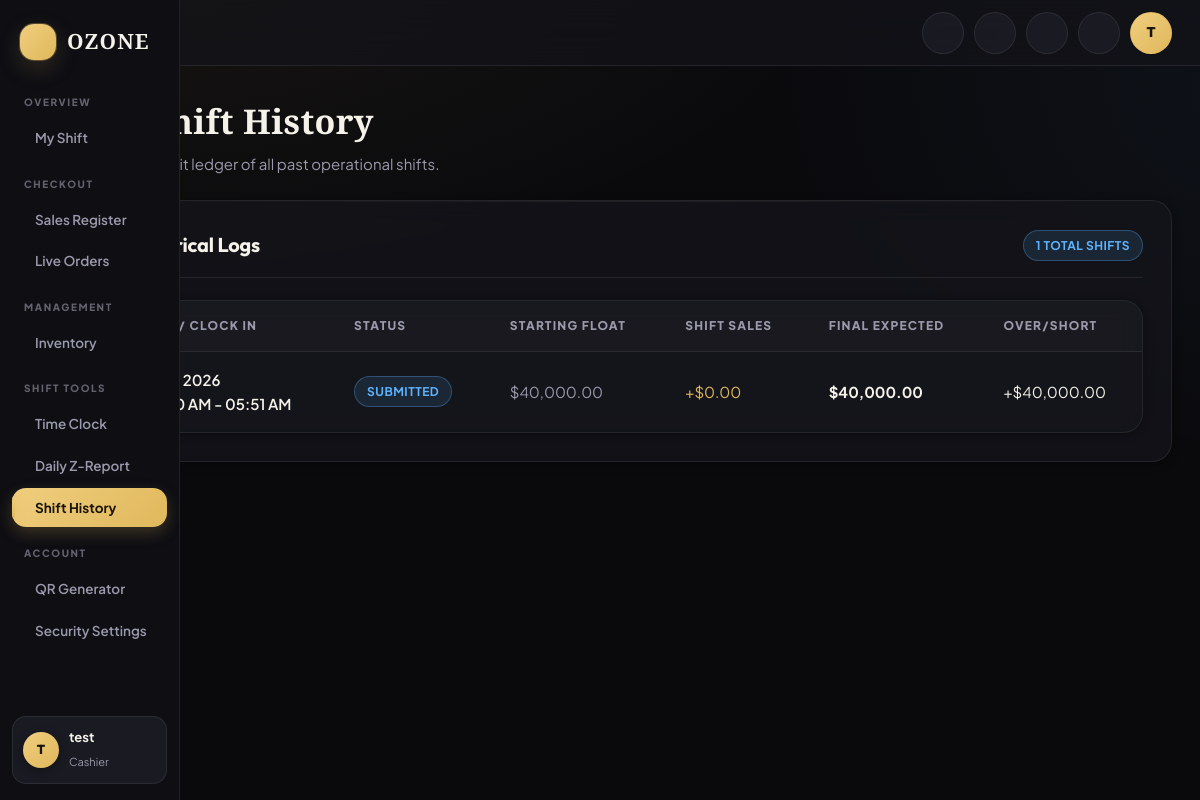
The page /cashier/history.php (signed in) on the database its author committed.
### tables this page shows
CREATE TABLE `shifts` (
  `id` int(11) NOT NULL,
  `cashier_id` int(11) NOT NULL,
  `starting_cash` decimal(10,2) NOT NULL,
  `ending_cash` decimal(10,2) DEFAULT NULL,
  `clock_in` datetime NOT NULL DEFAULT current_timestamp(),
  `clock_out` datetime DEFAULT NULL,
  `status` enum('active','closed') NOT NULL DEFAULT 'active',
  `submitted_at` datetime DEFAULT NULL
);

### cashier/history.php (the view, shortened to what this page needs)
<?php
require_once '../config/db.php';
$cashier_id = $_SESSION['user_id'];
$stmt = $pdo->prepare("
    SELECT s.*,
    (SELECT SUM(total) FROM sales WHERE cashier_id = s.cashier_id AND created_at >= s.clock_in AND created_at <= IFNULL(s.clock_out, NOW())) as shift_sales
    FROM shifts s
    WHERE s.cashier_id = :id
    ORDER BY s.clock_in DESC
");
$stmt->execute(['id' => $cashier_id]);
$shifts = $stmt->fetchAll(PDO::FETCH_ASSOC);
?>
<?php
require '../includes/staff_header.php';
?>
        <h1 class="kami-page-title">My Shift History</h1>
        <p class="kami-page-sub">Personal audit ledger of all past operational shifts.</p>
        <div class="card glass animate-fade-in responsive-table-wrapper">
            <div class="card-header borderless-header">
                <h3><i class="ph-bold ph-clock-counter-clockwise"></i> Historical Logs</h3>
                <div class="badge badge-info"><?= count($shifts) ?> Total Shifts</div>
            </div>
            <div class="data-table-container">
                <table class="data-table responsive-table">
                    <thead>
                        <tr>
                            <th>Date / Clock In</th>
                            <th>Status</th>
                            <th>Starting Float</th>
                            <th>Shift Sales</th>
                            <th>Final Expected</th>
                            <th>Over/Short</th>
                        </tr>
                    </thead>
                    <tbody>
                        <?php if (empty($shifts)): ?>
                            <tr><td colspan="6" class="empty-state">No shifts found in your history.</td></tr>
                        <?php else: ?>
                            <?php foreach ($shifts as $s):
                                $sales = (float)($s['shift_sales'] ?? 0);
                                $expected = (float)$s['starting_cash'] + $sales;
                                $discrepancy = ($s['status'] === 'closed') ? ((float)$s['ending_cash'] - $expected) : 0;
                            ?>
                                <tr class="hover-scale">
                                    <td class="fw-600">
                                        <?= date('M j, Y', strtotime($s['clock_in'])) ?><br>
                                        <span class="time-muted"><?= date('h:i A', strtotime($s['clock_in'])) ?> - <?= $s['clock_out'] ? date('h:i A', strtotime($s['clock_out'])) : 'Active' ?></span>
                                    </td>
                                    <td>
                                        <?php if ($s['status'] === 'active'): ?>
                                            <span class="badge badge-success">Active Now</span>
                                        <?php elseif ($s['submitted_at']): ?>
                                            <span class="badge badge-info">Submitted</span>
                                        <?php else: ?>
                                            <span class="badge badge-danger">Closed (Unsubmitted)</span>
                                        <?php endif; ?>
                                    </td>
                                    <td class="text-muted">$<?= number_format((float)$s['starting_cash'], 2) ?></td>
                                    <td class="text-accent">+$<?= number_format($sales, 2) ?></td>
                                    <td class="fw-700">$<?= number_format($expected, 2) ?></td>
                                    <td>
                                        <?php if ($s['status'] === 'active'): ?>
                                            <span class="status-pending">Pending</span>
                                        <?php elseif ($discrepancy === 0.0): ?>
                                            <span class="status-balanced"><i class="ph-bold ph-check"></i> Balanced</span>
                                        <?php else: ?>
                                            <span class="<?= $discrepancy > 0 ? 'status-positive' : 'status-negative' ?>">
                                                <?= $discrepancy > 0 ? '+' : '' ?>$<?= number_format($discrepancy, 2) ?>
                                            </span>
                                        <?php endif; ?>
                                    </td>
                                </tr>
                            <?php endforeach; ?>
                        <?php endif; ?>
                    </tbody>
                </table>
            </div>
        </div>
<?php require '../includes/staff_footer.php'; ?>

### rows shown on the page
shifts: clock_in "Jun 3, 2026", clock_in "05:50 AM", clock_out "05:51 AM", status "SUBMITTED", starting_cash "40,000.00", sales "0.00", expected "40,000.00", discrepancy "40,000.00"

### other values the page prints
$initials "T"
count($shifts) "1"
